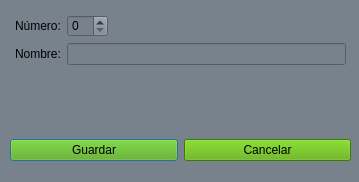
<?xml version="1.0" encoding="UTF-8"?>
<ui version="4.0">
 <class>club_edit</class>
 <widget class="QDialog" name="club_edit">
  <property name="geometry">
   <rect>
    <x>0</x>
    <y>0</y>
    <width>359</width>
    <height>182</height>
   </rect>
  </property>
  <property name="windowTitle">
   <string>Datos del jugador</string>
  </property>
  <property name="styleSheet">
   <string notr="true">background-color: rgb(120, 130, 140);</string>
  </property>
  <widget class="QWidget" name="horizontalLayoutWidget">
   <property name="geometry">
    <rect>
     <x>10</x>
     <y>130</y>
     <width>341</width>
     <height>41</height>
    </rect>
   </property>
   <layout class="QHBoxLayout" name="horizontalLayout">
    <item>
     <widget class="QPushButton" name="btn_save">
      <property name="styleSheet">
       <string notr="true">background-color: rgb(85, 170, 0);</string>
      </property>
      <property name="text">
       <string>Guardar</string>
      </property>
     </widget>
    </item>
    <item>
     <widget class="QPushButton" name="btn_cancel">
      <property name="styleSheet">
       <string notr="true">background-color: rgb(85, 170, 0);</string>
      </property>
      <property name="text">
       <string>Cancelar</string>
      </property>
     </widget>
    </item>
   </layout>
  </widget>
  <widget class="QWidget" name="">
   <property name="geometry">
    <rect>
     <x>10</x>
     <y>10</y>
     <width>341</width>
     <height>111</height>
    </rect>
   </property>
   <layout class="QFormLayout" name="formLayout">
    <property name="fieldGrowthPolicy">
     <enum>QFormLayout::ExpandingFieldsGrow</enum>
    </property>
    <property name="margin">
     <number>5</number>
    </property>
    <item row="0" column="0">
     <widget class="QLabel" name="label_2">
      <property name="text">
       <string>Número:</string>
      </property>
     </widget>
    </item>
    <item row="2" column="0">
     <widget class="QLabel" name="label_3">
      <property name="text">
       <string>Nombre:</string>
      </property>
     </widget>
    </item>
    <item row="2" column="1">
     <widget class="QLineEdit" name="line_nombre"/>
    </item>
    <item row="0" column="1">
     <widget class="QSpinBox" name="spin_numero"/>
    </item>
   </layout>
  </widget>
 </widget>
 <tabstops>
  <tabstop>line_nombre</tabstop>
  <tabstop>btn_save</tabstop>
  <tabstop>btn_cancel</tabstop>
 </tabstops>
 <resources>
  <include location="../resources.qrc"/>
 </resources>
 <connections/>
</ui>
